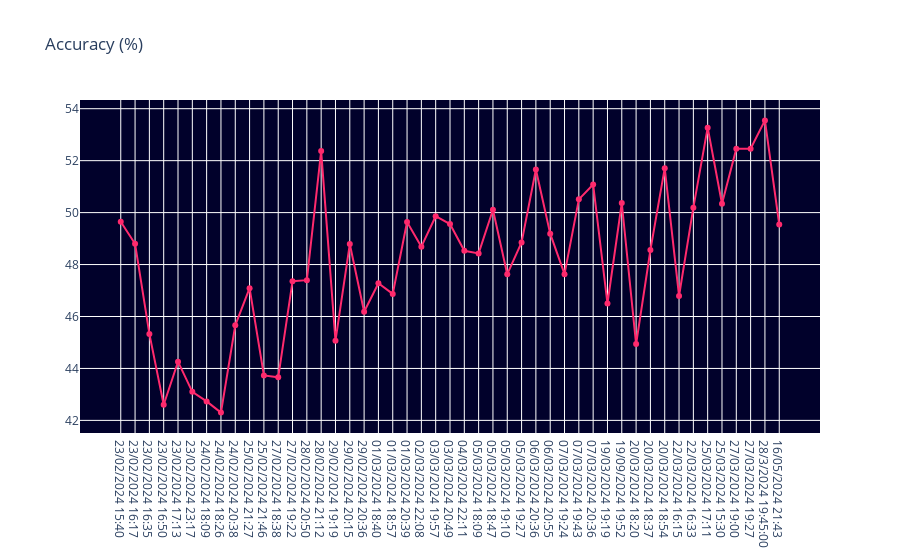

The code cell stored with this chart in its notebook:
### Code cell
fig = go.Figure()
fig.add_trace(go.Scatter(x=records_df['Date time'], y=records_df['Accuracy'], mode='lines+markers', name='Accuracy', line=dict(color='#FF2A6D')))
fig.update_layout(title='Accuracy (%)', hovermode='x', plot_bgcolor='#01012B')
